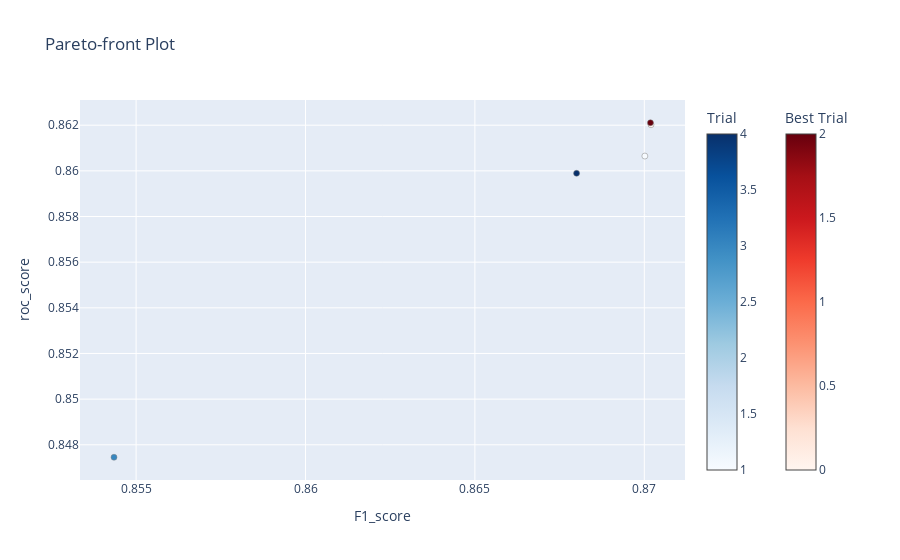

Notebook cell for this chart:
### Markdown cell above
### Gradient boosting + Optuna

### Code cell
def optuna_gb(trial):
    # set dimensions
    n_estimators = trial.suggest_int('n_estimators', 300, 350, 1)
    max_depth = trial.suggest_int('max_depth', 5, 10, 1)
    min_samples_leaf = trial.suggest_int('min_samples_leaf', 2, 5, 1)
    learning_rate = trial.suggest_float('learning_rate', 0.01, 0.1)
    
    # model creation 
    model = GradientBoostingClassifier(
      n_estimators=n_estimators,
      learning_rate=learning_rate,
      max_depth=max_depth,
      min_samples_leaf=min_samples_leaf,
      random_state=random_seed)
    
    # training
    model.fit(X_train, y_train)
    y_pred = np.round(model.predict_proba(X_test)[:,1])
    F1_score = f1_score(y_test, y_pred)
    roc_score = roc_auc_score(y_test, y_pred)
    
    return F1_score, roc_score

#%%time
sampler = TPESampler(seed=random_seed) # fix random seed

# create study set
study = optuna.create_study(study_name="GBClassifier", directions=["maximize", "maximize"], sampler=sampler)
# try multiple times
study.optimize(optuna_gb, n_trials=5)
clear_output(wait=False)

optuna.visualization.plot_pareto_front(study, target_names=["F1_score", "roc_score"])

### Figure 1 — Plotly figure (JSON) as saved in the notebook; plotly's stock layout.template omitted (floating-point values rounded to 4 significant figures)
{"data": [{"hovertemplate": "%{text}<extra>Trial</extra>", "marker": {"color": [1, 3, 4], "colorbar": {"title": {"text": "Trial"}}, "colorscale": [[0, "rgb(247,251,255)"], [0.125, "rgb(222,235,247)"], [0.25, "rgb(198,219,239)"], [0.375, "rgb(158,202,225)"], [0.5, "rgb(107,174,214)"], [0.625, "rgb(66,146,198)"], [0.75, "rgb(33,113,181)"], [0.875, "rgb(8,81,156)"], [1, "rgb(8,48,107)"]], "line": {"color": "Grey", "width": 0.5}}, "mode": "markers", "showlegend": false, "text": ["{<br>  \"number\": 1,<br>  \"values\": [<br>    0.870016332020367,<br>    0.8606484501347884<br>  ],<br>  \"params\": {<br>    \"n_estimators\": 307,<br>    \"max_depth\": 5,<br>    \"min_samples_leaf\": 2,<br>    \"learning_rate\": 0.08795585311974417<br>  }<br>}", "{<br>  \"number\": 3,<br>  \"values\": [<br>    0.8543478260869565,<br>    0.8474546647189509<br>  ],<br>  \"params\": {<br>    \"n_estimators\": 342,<br>    \"max_depth\": 6,<br>    \"min_samples_leaf\": 2,<br>    \"learning_rate\": 0.026506405886809047<br>  }<br>}", "{<br>  \"number\": 4,<br>  \"values\": [<br>    0.8680015552099534,<br>    0.8598928076070805<br>  ],<br>  \"params\": {<br>    \"n_estimators\": 315,<br>    \"max_depth\": 8,<br>    \"min_samples_leaf\": 3,<br>    \"learning_rate\": 0.036210622617823776<br>  }<br>}"], "type": "scatter", "x": [0.87, 0.8543, 0.868], "y": [0.8606, 0.8475, 0.8599]}, {"hovertemplate": "%{text}<extra>Best Trial</extra>", "marker": {"color": [0, 2], "colorbar": {"title": {"text": "Best Trial"}, "x": 1.1, "xpad": 40}, "colorscale": [[0, "rgb(255,245,240)"], [0.125, "rgb(254,224,210)"], [0.25, "rgb(252,187,161)"], [0.375, "rgb(252,146,114)"], [0.5, "rgb(251,106,74)"], [0.625, "rgb(239,59,44)"], [0.75, "rgb(203,24,29)"], [0.875, "rgb(165,15,21)"], [1, "rgb(103,0,13)"]], "line": {"color": "Grey", "width": 0.5}}, "mode": "markers", "showlegend": false, "text": ["{<br>  \"number\": 0,<br>  \"values\": [<br>    0.870197904540163,<br>    0.8620200145843194<br>  ],<br>  \"params\": {<br>    \"n_estimators\": 319,<br>    \"max_depth\": 10,<br>    \"min_samples_leaf\": 4,<br>    \"learning_rate\": 0.0638792635777333<br>  }<br>}", "{<br>  \"number\": 2,<br>  \"values\": [<br>    0.8701815710263132,<br>    0.862107078313923<br>  ],<br>  \"params\": {<br>    \"n_estimators\": 330,<br>    \"max_depth\": 9,<br>    \"min_samples_leaf\": 2,<br>    \"learning_rate\": 0.0972918866945795<br>  }<br>}"], "type": "scatter", "x": [0.8702, 0.8702], "y": [0.862, 0.8621]}], "layout": {"title": {"text": "Pareto-front Plot"}, "xaxis": {"title": {"text": "F1_score"}}, "yaxis": {"title": {"text": "roc_score"}}}}
